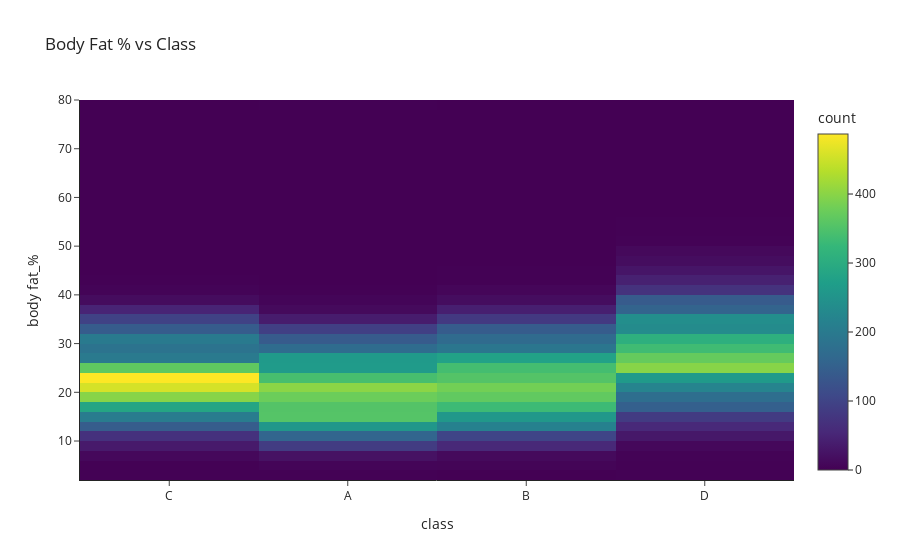

Notebook cell for this chart:
### Code cell
fig = px.density_heatmap(df, x="class", y ="body fat_%", title = 'Body Fat % vs Class', template = 'simple_white')
fig.show()

### Figure 1 — Plotly figure (JSON) as saved in the notebook; plotly's stock layout.template omitted (floating-point values rounded to 4 significant figures; data arrays with more than 128 entries replaced by an {"elided": "..."} marker saying what was removed)
{"data": [{"coloraxis": "coloraxis", "hovertemplate": "class=%{x}<br>body fat_%=%{y}<br>count=%{z}<extra></extra>", "name": "", "type": "histogram2d", "x": {"elided": "13393 str values"}, "xaxis": "x", "xbingroup": "x", "y": {"elided": "13393 float values"}, "yaxis": "y", "ybingroup": "y"}], "layout": {"coloraxis": {"colorbar": {"title": {"text": "count"}}, "colorscale": [[0, "#440154"], [0.1111, "#482878"], [0.2222, "#3e4989"], [0.3333, "#31688e"], [0.4444, "#26828e"], [0.5556, "#1f9e89"], [0.6667, "#35b779"], [0.7778, "#6ece58"], [0.8889, "#b5de2b"], [1, "#fde725"]]}, "legend": {"tracegroupgap": 0}, "title": {"text": "Body Fat % vs Class"}, "xaxis": {"anchor": "y", "domain": [0, 1], "title": {"text": "class"}}, "yaxis": {"anchor": "x", "domain": [0, 1], "title": {"text": "body fat_%"}}}}
